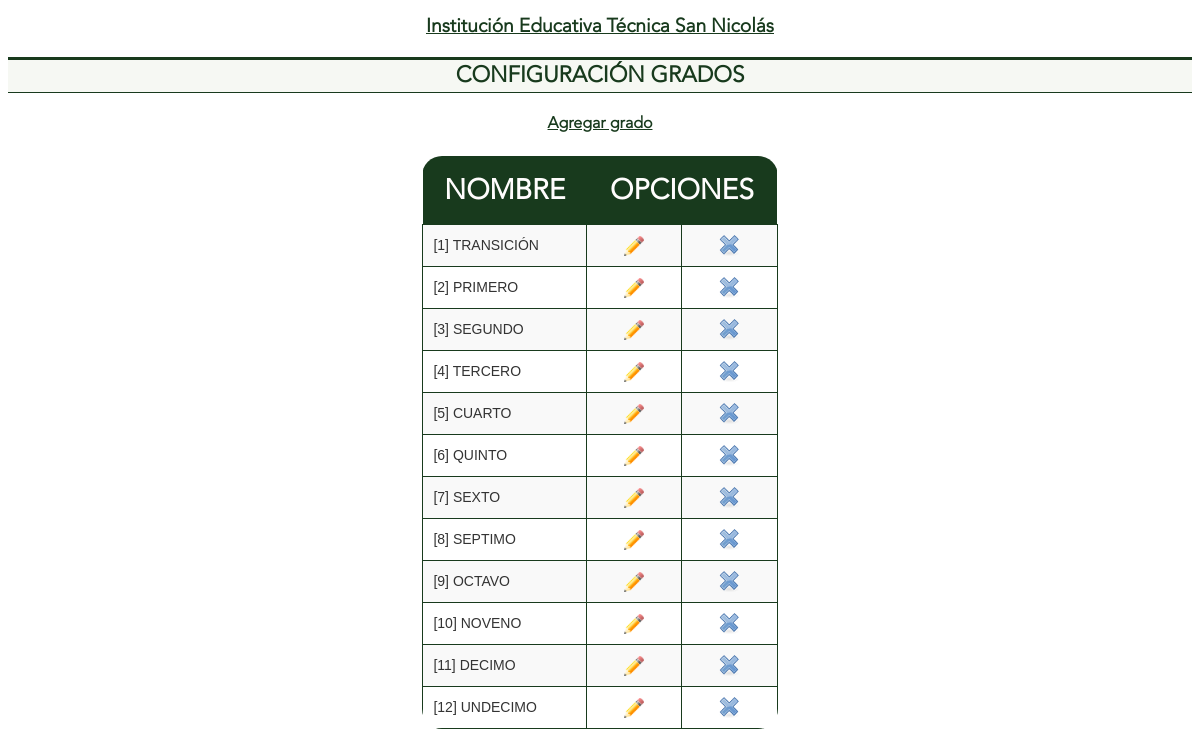
Screenshot of /administrador/grados.php (signed in) with the database file from the repository.
### tables this page shows
CREATE TABLE IF NOT EXISTS `general` (
  `id` int(11) NOT NULL AUTO_INCREMENT,
  `institucion` varchar(100) NOT NULL,
  `descripcion` varchar(100) NOT NULL,
  `activo` varchar(1) NOT NULL,
  `clave` varchar(1) NOT NULL,
  PRIMARY KEY (`id`)
);

CREATE TABLE IF NOT EXISTS `grados` (
  `id` int(11) NOT NULL AUTO_INCREMENT,
  `grado` varchar(15) NOT NULL,
  PRIMARY KEY (`id`)
);

### administrador/grados.php (the view, shortened to what this page needs)
<?php
$link=conectarse();
$estado=mysqli_query($link, "select * from general");
$leer= mysqli_fetch_array($estado);
if(isset($_COOKIE['VotaDatAdmin'])) {
	echo '<!DOCTYPE html PUBLIC "-//W3C//DTD XHTML 1.0 Transitional//EN" "http://www.w3.org/TR/xhtml1/DTD/xhtml1-transitional.dtd">';
	echo '<html>';
	echo '<head>	<meta charset="UTF-8"><link rel="icon" href="./../iconos/EscudoColegio.png" type="image/png">
';
	echo '<link href="../estilo.css
" rel="stylesheet" type="text/css" />';
	echo '</head>';
	echo '<body>';
	echo '<h1>'.$leer['institucion'].'</h1>';
	echo '<h2>CONFIGURACIÓN GRADOS</h2>';
	echo '<div align="center">';
	if((isset($_GET['agrega']))and($_GET['agrega']=="ok")) {
		echo '<form name="addgrado" action="grados.php" method="post">';
	        echo '<table>';
	        echo '<tr>';
	        echo '<td style="text-align:right;"><label for="nombre_grado">';
	        echo '<strong>Nombre del grado:</strong>';
	        echo '</label></td>';
	        echo '<td><input type="text" name="nombre_grado" size="30" maxlength="50" title="Escriba el nombre del grado" />';
	        echo '</td></tr>';
	        echo '<tr><td class="cen" colspan="2"><input type="submit" name="envia_grado" value="Guardar" title="Agregar grado" />&nbsp&nbsp&nbsp&nbsp';
		echo '<input type="button" name="Cancel" value="Cancelar" onclick="window.location =\'grados.php\' "/></td></tr>';
		echo '</form></table>';
	}
	else {
		echo '<div class=cen>';
		echo '<strong><a href="grados.php?agrega=ok" title="Agregar grado">Agregar grado</a></strong>';
		echo '</div>';
	}
	echo '<br /><table>';
	echo '<thead><tr><th>NOMBRE</th><th colspan="2">OPCIONES</th></tr></thead>';
	$resp=mysqli_query($link, sprintf("select * from grados order by id"));
	while($row = mysqli_fetch_array($resp)) {
			echo '<tr>';
			echo '<td>['.$row['id'].'] '.$row['grado'].'</td>';
			echo '<td class="cen"><a href="grados.php?id='.md5($row['id']).'&editar=ok" title="Editar grado"><img src="../iconos/lapiz.png" border="0" width="20px" border="0" alt="Editar" /></a></td>';
			echo '<td class="cen"><a href="grados.php?id='.md5($row['id']).'&elimina=0" title="Borrar grado"><img src="../iconos/delete.png" border="0" alt="Borrar" /></a></td></tr>';
	}
	echo '</table><br />';
	echo '</div>';
	echo '</body>';
	echo '</html>';
}
else {
	include_once("encabezado.html");
      	echo '<table>';
        echo '<tr><td class="cen"><strong>Su sesión ha finalizado, por favor vuelva a ingresar al sistema</strong></td></tr>';
        echo '</table></div></body></html>';
}
?>

### estilo.css (style rules this page uses)
* { font-family: Avenir; }
a:link, a:visited { color: #183a1d; font-family: Avenir; }
h1 { color: #183a1d; font-size: 1em; font-family: Avenir; text-decoration: underline; text-align: center; font-size: larger; }
h2 { color: #183a1d; text-align: center; font-size: 1.4em; border-top: 3px solid #183a1d; border-bottom: 1px solid #183a1d; background-color: #F6F8F3; padding: 0 20px 2px 20px; font-family: Avenir; }
table { margin: 0 auto; text-align: left; width: 30%; border-collapse: collapse; border: none; border-radius: 20px; overflow: hidden; }
thead th { background-color: #183a1d; color: #fffdfd; font-size: 28px; font-weight: bold; padding: 15px 10px; text-align: center; }
tbody tr:nth-child(odd) { background-color: #f9f9f9; }
tbody th, tbody td { font-size: 14px; font-family: 'Arial', sans-serif; color: #333; padding: 10px; border: 1px solid #183a1d; text-align: justify; }
.cen { text-align: center; transition: all 0.3s ease-in; }
tbody th, td { font-size: 0.8em; line-height: 1.4em; font-family: Avenir; color: #000; padding: 10px 7px; border-top: 1px solid #ffc400bb; border-right: 1px solid #DDDDDD; text-align: justify; }
:root { accent-color: #183a1d; }

### rows the page displays
general: institucion "Institución Educativa Técnica San Nicolás"
grados: id "1", grado "TRANSICIÓN"
grados: id "2", grado "PRIMERO"
grados: id "3", grado "SEGUNDO"
grados: id "4", grado "TERCERO"
grados: id "5", grado "CUARTO"
grados: id "6", grado "QUINTO"
grados: id "7", grado "SEXTO"
grados: id "8", grado "SEPTIMO"
grados: id "9", grado "OCTAVO"
grados: id "10", grado "NOVENO"
grados: id "11", grado "DECIMO"
grados: id "12", grado "UNDECIMO"
